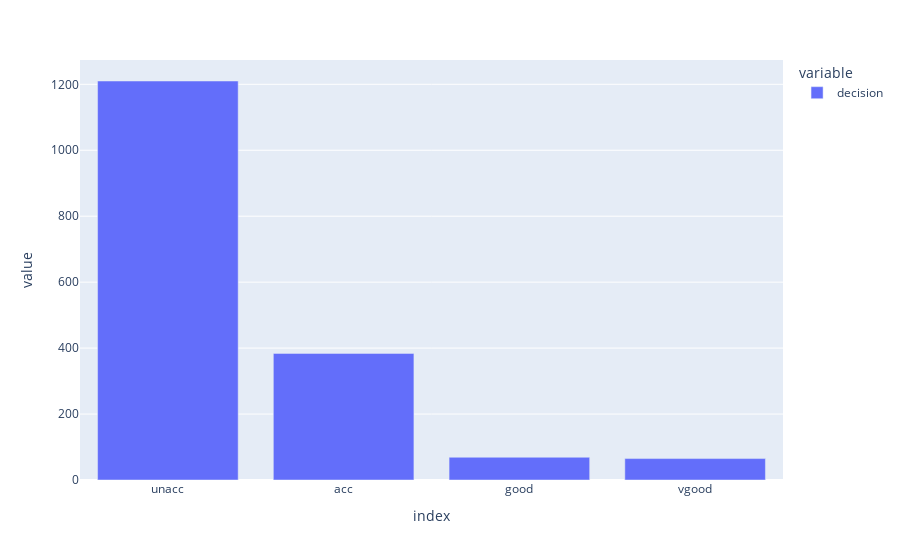

The cell this chart's notebook holds for it:
### Code cell
fig = px.bar(data['decision'].value_counts())
fig.show()

## UNACC = unacceptable, ACC = acceptable, good, very good

### Figure 1 — Plotly figure (JSON) as saved in the notebook; plotly's stock layout.template omitted (floating-point values rounded to 4 significant figures)
{"data": [{"alignmentgroup": "True", "hovertemplate": "variable=decision<br>index=%{x}<br>value=%{y}<extra></extra>", "legendgroup": "decision", "marker": {"color": "#636efa", "pattern": {"shape": ""}}, "name": "decision", "offsetgroup": "decision", "orientation": "v", "showlegend": true, "textposition": "auto", "type": "bar", "x": ["unacc", "acc", "good", "vgood"], "xaxis": "x", "y": [1210, 384, 69, 65], "yaxis": "y"}], "layout": {"autosize": true, "barmode": "relative", "legend": {"title": {"text": "variable"}, "tracegroupgap": 0}, "margin": {"t": 60}, "xaxis": {"anchor": "y", "autorange": true, "domain": [0, 1], "range": [-0.5, 3.5], "title": {"text": "index"}, "type": "category"}, "yaxis": {"anchor": "x", "autorange": true, "domain": [0, 1], "range": [0, 1274.0], "title": {"text": "value"}, "type": "linear"}}}
